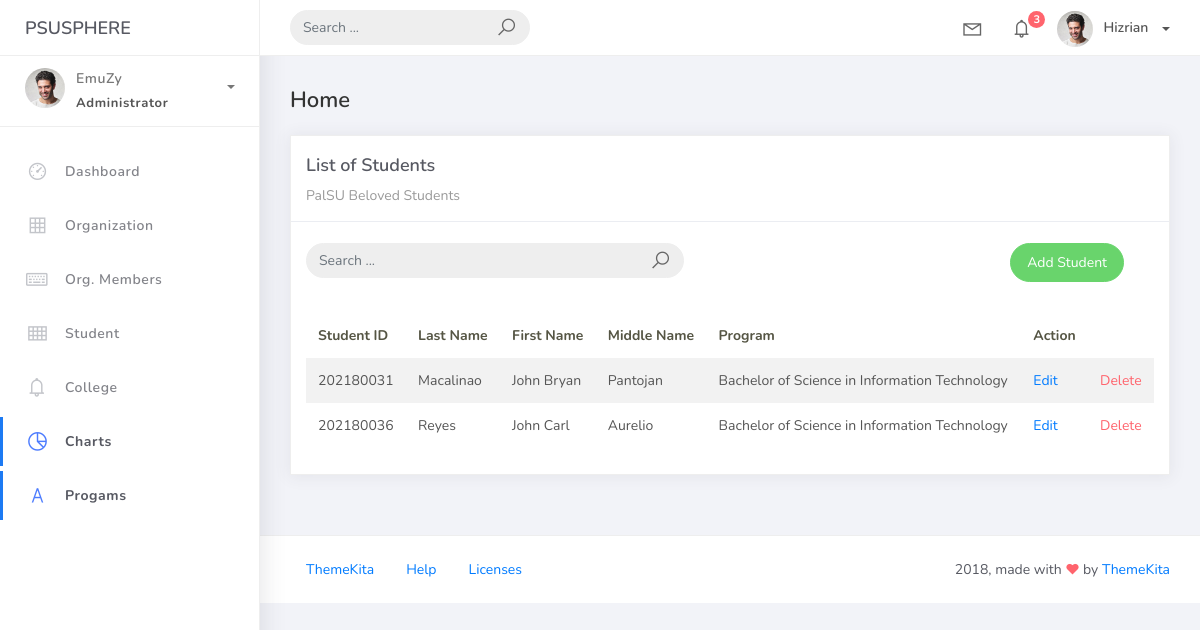
Page /student_list on the earlier database version.
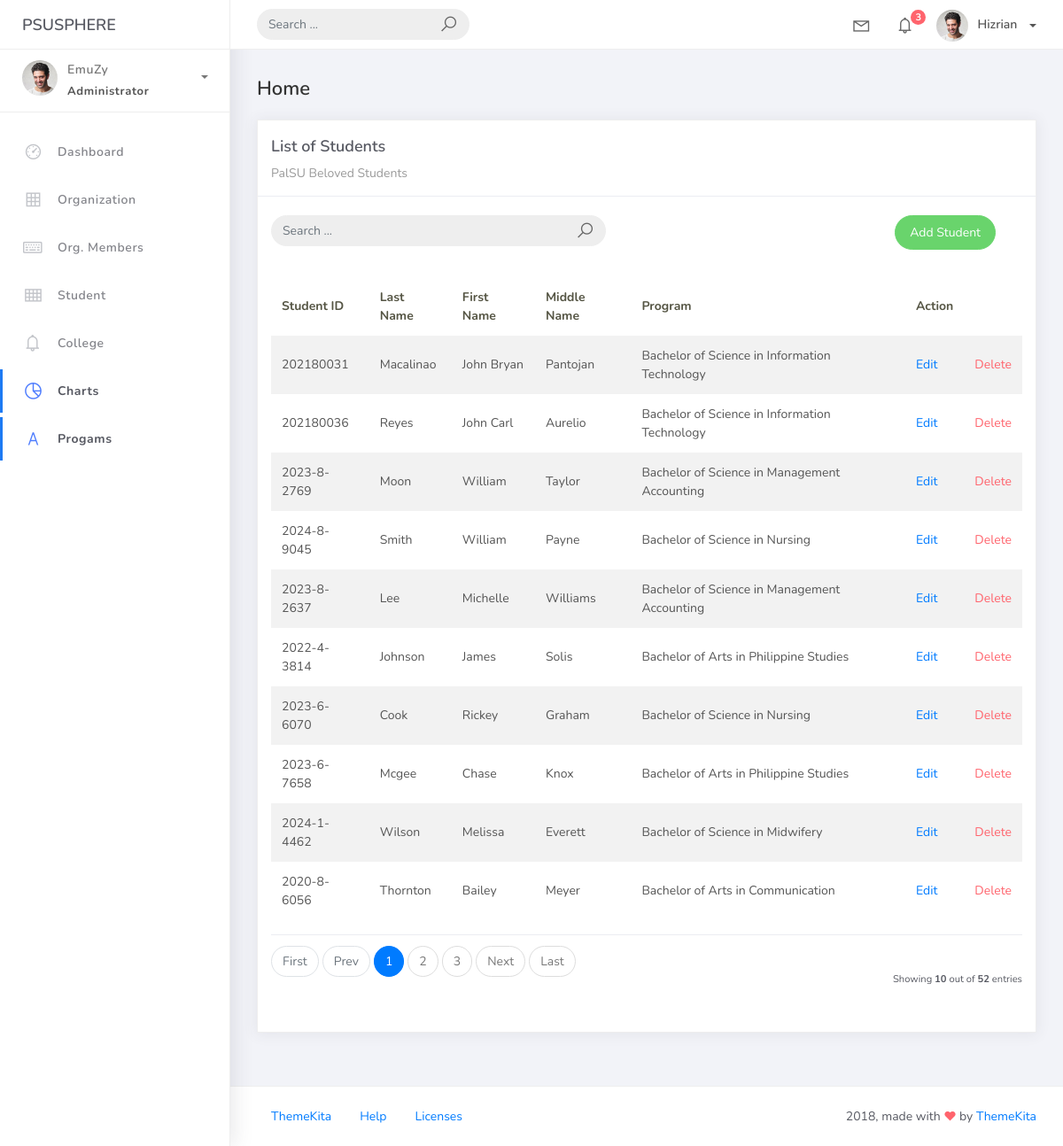
Same page on the later database version.
### studentorg/models.py (models this page shows, shortened)
class BaseModel(models.Model):
    create_at = models.DateTimeField(auto_now_add = True, db_index = True)
    update_at = models.DateTimeField(auto_now = True)
    class Meta:
        abstract = True

class Student(BaseModel):
    student_id = models.CharField(max_length = 15)
    firstname = models.CharField(max_length = 25)
    lastname = models.CharField(max_length = 25)
    middlename = models.CharField(max_length = 25, blank = True, null = True)
    program = models.ForeignKey(Program, on_delete = models.CASCADE)

class Program(BaseModel):
    prog_name = models.CharField(max_length = 150)
    college = models.ForeignKey(College, on_delete = models.CASCADE)
    def __str__(self):
        return self.prog_name

### studentorg/views.py (the view)
# urls.py: path('student_list', StudentList.as_view(), name='students-list'),
class StudentList(ListView):
    model = Student
    context_object_name = 'student'
    template_name = "student_list.html"
    paginate_by = 10
    def get_queryset(self, *args, **kwargs):
        qs = super(StudentList, self).get_queryset(*args, **kwargs)
        if self.request.GET.get("q") != None:
            query = self.request.GET.get('q')
            qs = qs.filter(Q(student_id__icontains=query) |
            Q(lastname__icontains=query) | Q(firstname__icontains=query) |
            Q(middlename__icontains=query) | Q(program__prog_name__icontains=query) )
        return qs

### templates/student_list.html
{% extends 'base.html' %} {% load static %} {% block content %}
<div class="content">
    <div class="container-fluid">
        <h4 class="page-title">Home</h4>
        <div class="row">
            <div class="col-md-12">
                <div class="card">
                    <div class="card-header">
                        <div class="card-title">List of Students</div>
                        <div class="card-category">PalSU Beloved Students</div>
                    </div>
                    <br>
                        <div class="col-md-12 row">
                            <div class="col-md-6">
                                <form action="" class="navbar-left navbar-form nav-search mr-md-3" action="{% url 'students-list' %}">
                                    <div class="input-group">
                                        <input type="text" placeholder="Search ..." class="form-control" name="q">
                                        <div class="input-group-append">
                                        <span class="input-group-text">
                                            <i class="la la-search search-icon"></i>
                                        </span>
                                        </div>
                                    </div>
                                </form>
                            </div>
                            <div class="col-md-6">
                                <div class="pull-right">
                                    <a href="{% url 'student-add' %}" class="btn btn-success btn-rounded">Add Student</a>
                                </div>
                            </div>
                        </div>
                    <div class="card-body">
                        <table class="table table-striped mt-3">
                            <thead>
                                <tr>
                                    <th scope="col">Student ID</th>
                                    <th scope="col">Last Name</th>
                                    <th scope="col">First Name</th>
                                    <th scope="col">Middle Name</th>
                                    <th scope="col">Program</th>
                                    <th scope="col">Action</th>
                                </tr>
                            </thead>
                            <tbody>
                                {% for object in object_list %}
                                <tr>
                                    <td>{{ object.student_id }}</td>
                                    <td>{{ object.lastname }}</td>
                                    <td>{{ object.firstname }}</td>
                                    <td>{{ object.middlename }}</td>
                                    <td>{{ object.program }}</td>
                                    <td><a href="student_list/{{ object.id }}">Edit</a></td>
                                    <td><a href="student_list/{{ object.id }}/delete" class="text-danger">Delete</a></td>
                                </tr>
                                {% empty %}
                                <tr>
                                    <td colspan="4" style="text-align: center">
                                    <p class="text-sm font-weight-bold mb-0">No Records Found</p>
                                    </td>
                                </tr>
                                {% endfor %}
                            </tbody>
                        </table>
                        {% include 'includes/pagination.html' %}
                    </div>
                </div>
            </div>
        </div>
    </div>
</div>
{% endblock %}

### templates/base.html (shortened to what this page needs)
{% load static %}
<!DOCTYPE html>
<html>
<head>
	<link rel="stylesheet" href="{% static 'css/bootstrap.min.css' %}">
	<link rel="stylesheet" href="https://cdnjs.cloudflare.com/ajax/libs/bootstrap-icons/1.7.2/font/bootstrap-icons.min.css">
	<link rel="stylesheet" href="{% static 'css/ready.css' %}">
	<link rel="stylesheet" href="{% static 'css/demo.css' %}">
</head>
<body>
	<div class="wrapper">
		<div class="main-header">
			<div class="logo-header">
				<a href="#" class="logo">
					PSUSPHERE
				</a>
			</div>
			<nav class="navbar navbar-header navbar-expand-lg">
				<div class="container-fluid">
					<form class="navbar-left navbar-form nav-search mr-md-3" action="">
						<div class="input-group">
							<input type="text" placeholder="Search ..." class="form-control">
							<div class="input-group-append">
								<span class="input-group-text">
									<i class="la la-search search-icon"></i>
								</span>
							</div>
						</div>
					</form>
					<ul class="navbar-nav topbar-nav ml-md-auto align-items-center">
						<li class="nav-item dropdown hidden-caret">
							<a class="nav-link dropdown-toggle" href="#" id="navbarDropdown" role="button" data-toggle="dropdown" aria-haspopup="true" aria-expanded="false">
								<i class="la la-envelope"></i>
							</a>
						</li>
						<li class="nav-item dropdown hidden-caret">
							<a class="nav-link dropdown-toggle" href="#" id="navbarDropdown" role="button" data-toggle="dropdown" aria-haspopup="true" aria-expanded="false">
								<i class="la la-bell"></i>
								<span class="notification">3</span>
							</a>
						</li>
						<li class="nav-item dropdown">
							<a class="dropdown-toggle profile-pic" data-toggle="dropdown" href="#" aria-expanded="false"> <img src="{%static '/img/profile.jpg' %}" alt="user-img" width="36" class="img-circle"><span >Hizrian</span></span> </a>
							</li>
						</ul>
					</div>
				</nav>
			</div>
			<div class="sidebar">
				<div class="scrollbar-inner sidebar-wrapper">
					<div class="user">
						<div class="photo">
							<img src="{% static '/img/profile.jpg' %}">
						</div>
						<div class="info">
							<a class="" data-toggle="collapse" href="#collapseExample" aria-expanded="true">
								<span>
									EmuZy
									<span class="user-level">Administrator</span>
									<span class="caret"></span>
								</span>
							</a>
						</div>
					</div>
					<ul class="nav">
						<li class="nav-item">
							<a href="{% url 'home' %}">
								<i class="la la-dashboard"></i>
								<p>Dashboard</p>
							</a>
						</li>
						<li class="nav-item">
							<a href="{% url 'organization-list' %}">
								<i class="la la-table"></i>
								<p>Organization</p>
							</a>
						</li>
						<li class="nav-item">
							<a href="{% url 'orgmem-list' %}">
								<i class="la la-keyboard-o"></i>
								<p>Org. Members</p>
							</a>
						</li>
						<li class="nav-item">
							<a href="{% url 'students-list' %}">
								<i class="la la-th"></i>
								<p>Student</p>
							</a>
						</li>
						<li class="nav-item">
							<a href="{% url 'colleges-list' %}">
								<i class="la la-bell"></i>
								<p>College</p>
							</a>
						</li>
						<li class="nav-item active">
							<a href="">
								<i class="la la-pie-chart"></i>
								<p>Charts</p>
							</a>
						<li class="nav-item active">
							<a href="{% url 'program-list' %}">
								<i class="la la-font"></i>
								<p>Progams</p>
							</a>
						</li>
					</ul>
				</div>
			</div>
			<div class="main-panel">
			    {% block content %}
			    {% endblock %}
				<footer class="footer">
					<div class="container-fluid">
						<nav class="pull-left">
							<ul class="nav">
								<li class="nav-item">
									<a class="nav-link" href="http://www.themekita.com">
										ThemeKita
									</a>
								</li>
								<li class="nav-item">
									<a class="nav-link" href="#">
										Help
									</a>
								</li>
								<li class="nav-item">
									<a class="nav-link" href="https://themewagon.com/license/#free-item">
										Licenses
									</a>
								</li>
							</ul>
						</nav>
						<div class="copyright ml-auto">
							2018, made with <i class="la la-heart heart text-danger"></i> by <a href="http://www.themekita.com">ThemeKita</a>
						</div>
					</div>
				</footer>
			</div>
		</div>
</body>
</html>

### templates/includes/pagination.html (shortened to what this page needs)
{% if is_paginated %}
<div class="card-footer px-0 border-0 d-flex flex-column flex-lg-row align-items-center justify-content-between mt-3">
    <nav aria-label="Topics pagination" class="mb-4">
        <ul class="pagination">
            {% if page_obj.number > 1 %}
            <li class="page-item">
                <a class="page-link" href="?page=1">First</a>
            </li>
            {% else %}
            <li class="page-item disabled">
                <span class="page-link">First</span>
            </li>
            {% endif %} {% if page_obj.has_previous %}
            <li class="page-item">
                <a class="page-link" href="?page={{ page_obj.previous_page_number }}">Prev</a>
            </li>
            {% else %}
            <li class="page-item disabled">
                <span class="page-link">Prev</span>
            </li>
            {% endif %} {% for page_num in paginator.page_range %} {% if page_obj.number == page_num %}
            <li class="page-item active">
                <span class="page-link">
                    {{ page_num }}
                </span>
            </li>
            {% elif page_num > page_obj.number|add:'-3' and page_num < page_obj.number|add:'3' %}
            <li class="page-item">
                <a class="page-link" href="?page={{ page_num }}">{{ page_num }}</a>
            </li>
            {% endif %}
            {% endfor %}
            {% if page_obj.has_next %}
            <li class="page-item">
                <a class="page-link" href="?page={{ page_obj.next_page_number }}">Next</a>
            </li>
            {% else %}
            <li class="page-item disabled">
                <span class="page-link">Next</span>
            </li>
            {% endif %}
            {% if page_obj.number != paginator.num_pages %}
            <li class="page-item">
                <a class="page-link" href="?page={{ paginator.num_pages }}">Last</a>
            </li>
            {% else %}
            <li class="page-item disabled">
                <span class="page-link">Last</span>
            </li>
            {% endif %}
        </ul>
    </nav>
    <div class="fw-normal small mt-4 mt-lg-0">Showing <b>{{ object_list.count }}</b> out of <b>{{ paginator.count }}</b> entries</div>
</div>
{% endif %}

Differences in the rows shown:
added Student: student_id "2023-8-2769", lastname "Moon", firstname "William", middlename "Taylor", program "Bachelor of Science in Management Accounting"
added Student: student_id "2024-8-9045", lastname "Smith", firstname "William", middlename "Payne", program "Bachelor of Science in Nursing"
added Student: student_id "2023-8-2637", lastname "Lee", firstname "Michelle", middlename "Williams", program "Bachelor of Science in Management Accounting"
added Student: student_id "2022-4-3814", lastname "Johnson", firstname "James", middlename "Solis", program "Bachelor of Arts in Philippine Studies"
added Student: student_id "2023-6-6070", lastname "Cook", firstname "Rickey", middlename "Graham", program "Bachelor of Science in Nursing"
added Student: student_id "2023-6-7658", lastname "Mcgee", firstname "Chase", middlename "Knox", program "Bachelor of Arts in Philippine Studies"
added Student: student_id "2024-1-4462", lastname "Wilson", firstname "Melissa", middlename "Everett", program "Bachelor of Science in Midwifery"
added Student: student_id "2020-8-6056", lastname "Thornton", firstname "Bailey", middlename "Meyer", program "Bachelor of Arts in Communication"
Other differences:
{{ object_list.count }}: (not shown) → "10"
{{ paginator.count }}: (not shown) → "52"
text now shown: "First Prev Next Last Showing out of entries"
new list line: "1"
new list line: "2"
new list line: "3"
